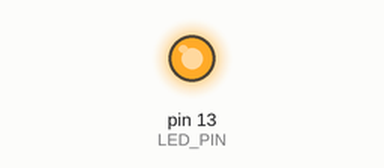
This sketch was run on a simulated Arduino Uno, built with avr-gcc and run on an emulated ATmega328P. On the bench: output pins drawn as LEDs (lit = HIGH). Pins used as bus, display or sensor lines are not drawn.

Above: at 0.2 s.
At 4.6 s:
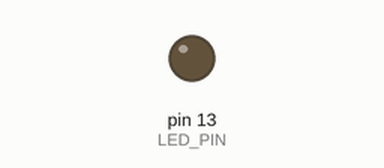
Timing chart, 0 to 6.8 s (numbered marks = the images above):
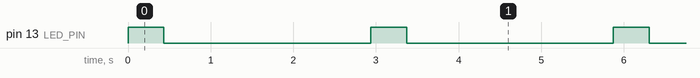

The sketch:

easy.ino
```cpp
#define RF_PIN 5
#define LED_PIN 13

#define PULSE_SHORT  250
#define PULSE_LONG  1250
#define PULSE_PKT  10000

void setup()
{
  pinMode(RF_PIN, OUTPUT);
  pinMode(LED_PIN, OUTPUT);
}

static void pulse(int delay_us)
{
  digitalWrite(RF_PIN, 1);
  delayMicroseconds(PULSE_SHORT);
  digitalWrite(RF_PIN, 0);
  delayMicroseconds(delay_us);
}

static void send_command(const char *data)
{
  int i;

  digitalWrite(LED_PIN, HIGH);
  for (i = 0; i < 6; i++) {
    // long start pulse
    pulse(PULSE_PKT);

    int j;
    for (j = 0; j < 57; j++) {
      int index = j / 8;
      int bitn = j % 8;
      uint8_t b = data[index];
      if ((b & (128 >> bitn)) == 0) {
        pulse(PULSE_SHORT);
      } else {
        pulse(PULSE_LONG);
      }
    }
  }
  digitalWrite(LED_PIN, LOW);
}

void loop()
{
  const char l_on[] =  {0xC7, 0x8F, 0x36, 0x5C, 0xE9, 0xB7, 0x31, 0x80};
  const char l_off[] = {0xC7, 0x8F, 0x36, 0x5C, 0xE9, 0xB6, 0xB1, 0x80};
  const char r_on[] =  {0xC7, 0x8F, 0x36, 0x5C, 0xE9, 0xB7, 0x32, 0x80};
  const char r_off[] = {0xC7, 0x8F, 0x36, 0x5C, 0xE9, 0xB6, 0xB2, 0x80};

  send_command(l_on);
  delay(2500);
  send_command(r_on);
  delay(2500);
  send_command(l_off);
  delay(2500);
  send_command(r_off);
  delay(2500);
}
```

Measured:
- by itself, pin 13 (LED_PIN): alternates HIGH for 0.43 s and LOW for 2.5 s
